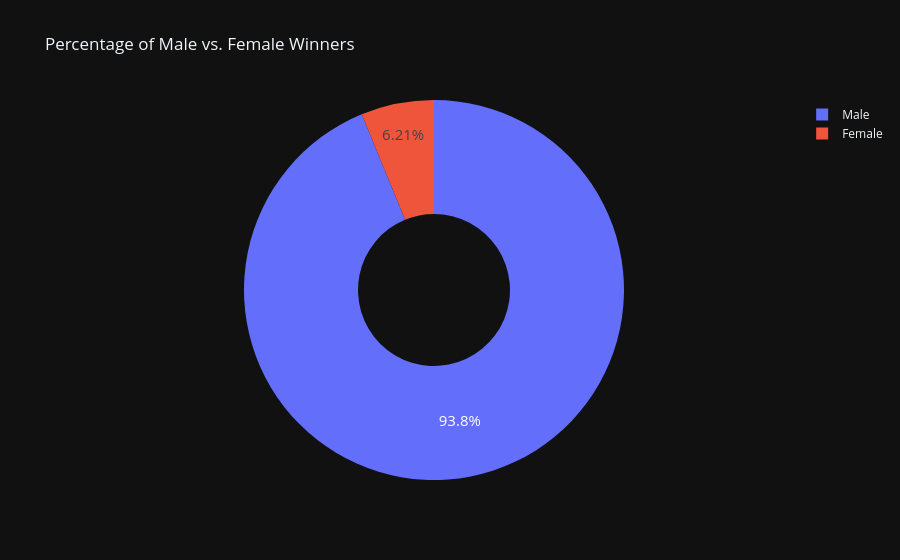

Here is the notebook cell this chart was saved with:
### Code cell
biology = df_data.sex.value_counts()
fig = px.pie(labels=biology.index,
             values=biology.values,
             names=biology.index,
             title='Percentage of Male vs. Female Winners',
             hole=0.4,)
fig.update_traces(textposition='inside', textfont_size=15,
                  textinfo='percent')
fig.show()

### Figure 1 — Plotly figure (JSON) as saved in the notebook; plotly's stock layout.template omitted (floating-point values rounded to 4 significant figures)
{"data": [{"domain": {"x": [0.0, 1.0], "y": [0.0, 1.0]}, "hole": 0.4, "hovertemplate": "label=%{label}<br>value=%{value}<extra></extra>", "labels": ["Male", "Female"], "legendgroup": "", "name": "", "showlegend": true, "values": [876, 58], "type": "pie", "textfont": {"size": 15}, "textinfo": "percent", "textposition": "inside"}], "layout": {"legend": {"tracegroupgap": 0}, "title": {"text": "Percentage of Male vs. Female Winners"}}}
